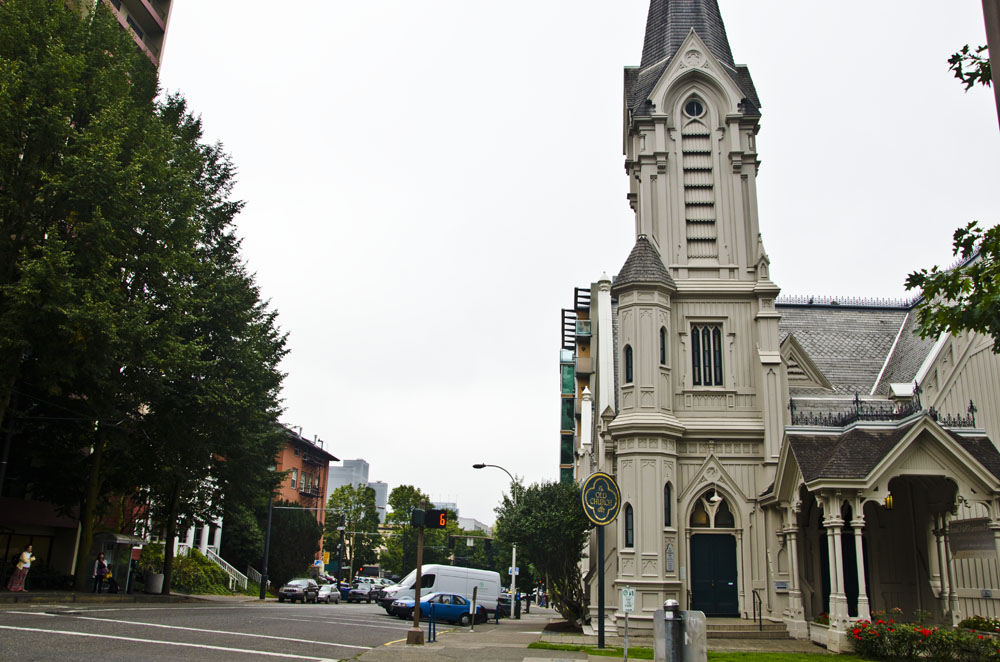
#> input picture churchLeft.png, 1000 x 662 px
$ python image_stitching.py
#> lines starting #> are read from the running program, lines starting #| are printed output that depends on the picture; after the words box and inside, x2 and y2 are one past the last pixel; in counts of white or black regions, pixels touching at a corner belong together
import numpy as np
import cv2

np.set_printoptions(suppress=True)

# Loading grayscale images for keypoint detection
img1 = cv2.imread('churchLeft.png', 0)
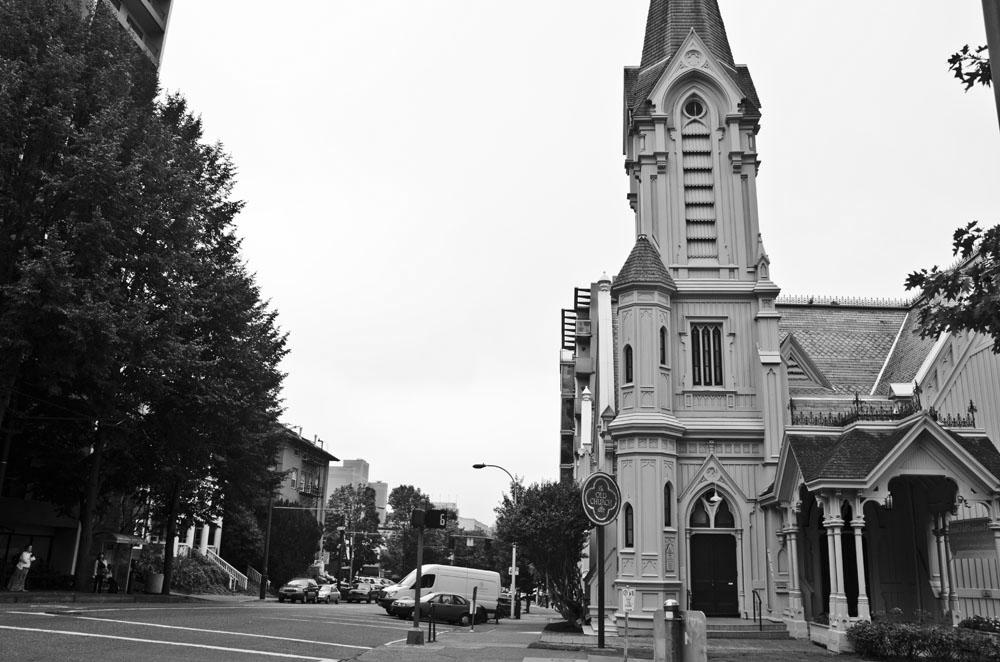
#> img1: shape (662, 1000); min 0, max 255, mean 140.8
img2 = cv2.imread('churchRight.png', 0)
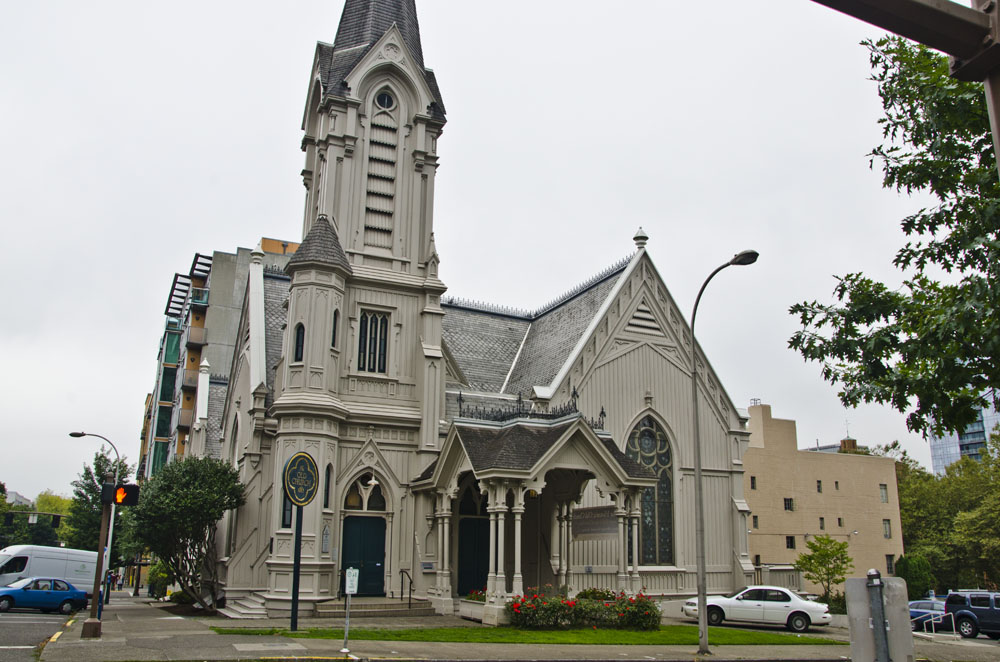
#> input picture churchRight.png, 1000 x 662 px
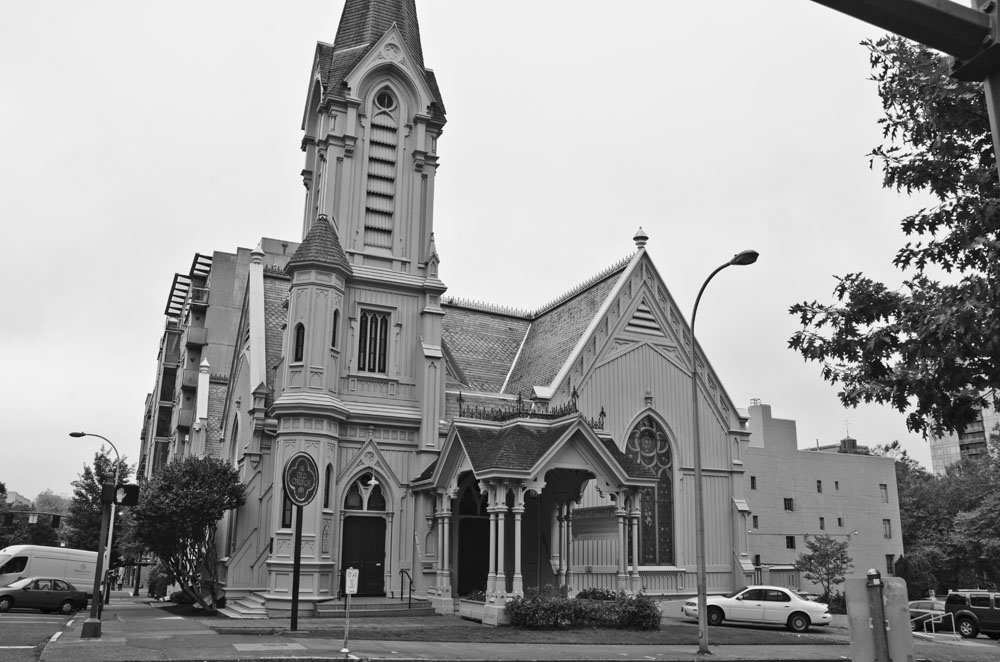
#> img2: shape (662, 1000); min 0, max 255, mean 153.7

# Loading images in color for linear blending
img1_color = cv2.imread('churchLeft.png')
#> img1_color is the input picture: shape (662, 1000, 3); mean B, G, R 134.5, 142.3, 142.2
img2_color = cv2.imread('churchRight.png')
#> img2_color is the input picture: shape (662, 1000, 3); mean B, G, R 148.1, 154.9, 154.8

# SIFT keypoints and descriptors
sift = cv2.xfeatures2d.SIFT_create()
kp1, des1 = sift.detectAndCompute(img1, None)
#> kp1 = 3655 keypoints; strongest (x, y, size): (122, 369, 2.3), (153, 297, 1.9), (128, 288, 1.8), (217, 487, 2)
kp2, des2 = sift.detectAndCompute(img2, None)
#> kp2 = 4494 keypoints; strongest (x, y, size): (976, 359, 1.9), (955, 131, 1.8), (871, 161, 1.8), (748, 258, 11.2)

# Match descriptors
bf = cv2.BFMatcher()
matches = bf.knnMatch(des1, des2, k=2)
#> matches = 3655 matches

# Ratio test for filtering "good" matches
good = []
for m, n in matches:
    if m.distance < 0.7 * n.distance:
        good.append([m])
#> after the loop, good = 394 matches

# Extracting matching points from the keypoints
pts1 = np.zeros((len(good), 2), np.float32)
#> pts1 = 394 pairs, first value 0 to 0, second value 0 to 0
pts2 = np.zeros((len(good), 2), np.float32)
#> pts2 = 394 pairs, first value 0 to 0, second value 0 to 0
for i in range(len(good)):
    pts1[i] = kp1[good[i][0].queryIdx].pt
    pts2[i] = kp2[good[i][0].trainIdx].pt
#> after the loop, pts1 = 394 pairs, first value 196.6 to 978, second value 24.81 to 653.4; pts2 = 394 pairs, first value 40.97 to 887.1, second value 7.98 to 625.4

# OpenCV Homography Matrix
H, _ = cv2.findHomography(pts1, pts2, cv2.RANSAC, 5.0)
#> H = [[1.69, -0.136, -586.6], [0.393, 1.44, -278.6], [0.000711, -2.08e-05, 1]]

# Getting dimensions of the color images
h1, w1 = img1_color.shape[:2]
#> h1 = 662; w1 = 1000
h2, w2 = img2_color.shape[:2]
#> h2 = 662; w2 = 1000

# Defining the four corners of left image as homogenous coordinates
corners_img1 = np.array([
    [0, 0, 1],
    [w1, 0, 1],
    [0, h1, 1],
    [w1, h1, 1]
], dtype=np.float32)

# Projecting the corners of left image using homography matrix
projected_corners = []
for pt in corners_img1:
    proj = H @ pt   # Applying the homography to each corner
    proj /= proj[2] # Normalizing to 2D coordinates
    projected_corners.append(proj[:2])
#> this loop made 4 passes
#> proj on passes 1 to 4: [-586.6, -278.6, 1], [645.8, 66.65, 1], [-685.8, 686.5, 1], [598.1, 630.4, 1]
#> after the loop, projected_corners = [[-586.6, -278.6], [645.8, 66.65], [-685.8, 686.5], [598.1, 630.4]]

projected_corners = np.array(projected_corners)

# Defining the four corners of right image
corners_img2 = np.array([
    [0, 0],
    [w2, 0],
    [0, h2],
    [w2, h2]
], dtype=np.float32)

# Calcuating the bounds for the panorama for the final image
all_x = np.concatenate((projected_corners[:, 0], corners_img2[:, 0]))
#> all_x = [-586.6, 645.8, -685.8, 598.1, 0, 1000, 0, 1000]
all_y = np.concatenate((projected_corners[:, 1], corners_img2[:, 1]))
#> all_y = [-278.6, 66.65, 686.5, 630.4, 0, 0, 662, 662]

# Finding the smallest and largest x and y values for determining the panorama's size
min_x = int(np.floor(np.min(all_x)))
#> min_x = -686
max_x = int(np.ceil(np.max(all_x)))
#> max_x = 1000
min_y = int(np.floor(np.min(all_y)))
#> min_y = -279
max_y = int(np.ceil(np.max(all_y)))
#> max_y = 687

# Getting the width and height of the panorama
pan_width = max_x - min_x
#> pan_width = 1686
pan_height = max_y - min_y
#> pan_height = 966
offset_x = -min_x   # Offsets for x and y coordinates
#> offset_x = 686
offset_y = -min_y
#> offset_y = 279

# Creating an empty image for the panorama and a weight mask for linear blending
panorama = np.zeros((pan_height, pan_width, 3), dtype=np.float32)
weight = np.zeros((pan_height, pan_width), dtype=np.float32)

# Pasting right image into the panorama
for y in range(h2):
    for x in range(w2):
        px = x + offset_x   # x-coordinates in panorama
        py = y + offset_y   # y-coordinates in panorama
        if 0 <= px < pan_width and 0 <= py < pan_height:
            panorama[py, px] = img2_color[y, x]     # Copying pixels to panorama
            weight[py, px] = 1.0
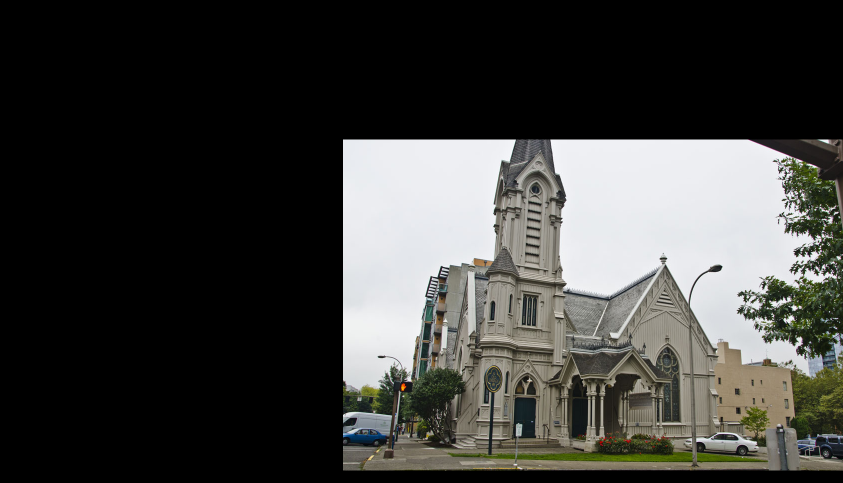
#> panorama: shape (966, 1686, 3) float32 (shown at 1/2 size); mean B, G, R 60.2, 63, 62.9
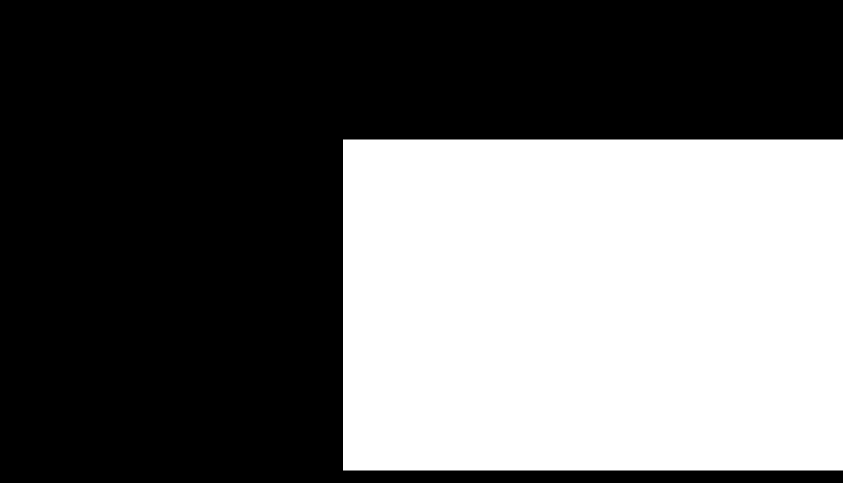
#> weight: shape (966, 1686) float32 (shown at 1/2 size); values 0 (black) and 1 (white), 40.6% white; 1 white region, box (x1, y1, x2, y2) and area: (686, 279, 1686, 941) 662000

# Computing the overlap between both images based on the projected corners
right_start = offset_x
#> right_start = 686
left_proj = (H @ np.array([w1, 0, 1])).flatten()    # Projecting the rightmost corner of the left image
#> left_proj = [1104.7, 114, 1.71]
left_proj /= left_proj[2]   # Normalizing to 2D coordinates
#> left_proj = [645.8, 66.65, 1]
left_end = int(left_proj[0]) + offset_x     # Finding the x-coordinates of the left most corner in the panorama
#> left_end = 1331

# Defining overlapping region (where images overlap each other)
overlap_start = max(right_start, 0)
#> overlap_start = 686
overlap_end = min(left_end, pan_width - 1)
#> overlap_end = 1331
blend_width = overlap_end - overlap_start if overlap_end > overlap_start else 1
#> blend_width = 645

# Warp img1 using the inverse homography matrix
H_inv = np.linalg.inv(H)
#> H_inv = [[0.461, 0.0474, 283.7], [-0.189, 0.676, 77.24], [-0.000332, -1.96e-05, 0.8]]
for y in range(pan_height):
    for x in range(pan_width):
        pt_pan = np.array([x - offset_x, y - offset_y, 1.0]) # Panorama coordinates
        pt_img1 = H_inv @ pt_pan    # Mapping back to left image space
        pt_img1 /= pt_img1[2]       # Normalizing to 2D coordinates

        x1, y1 = pt_img1[0], pt_img1[1] # Getting x and y coordinates from left image
        x1_int = int(np.floor(x1))      # Converting to pixel coordinates to integers
        y1_int = int(np.floor(y1))

        # Checking if point is within the bounds of left image
        if 0 <= x1_int < w1 and 0 <= y1_int < h1:
            pixel = img1_color[y1_int, x1_int]
            if weight[y, x] > 0:
                # If pixel in panorama is already covered by right image, blend them together
                if overlap_start <= x <= overlap_end:
                    alpha = float(x - overlap_start) / blend_width  # Linear blending coefficient
                    panorama[y, x] = alpha * panorama[y, x] + (1 - alpha) * pixel   # Linear blending
                else:
                    panorama[y, x] = pixel  # Otherwise, copy the pixel from left image
            else:
                panorama[y, x] = pixel  # If right image is NOT covered, copy the pixel from the left image
            weight[y, x] += 1.0     # Setting a weight to mark the pixel as "covered"
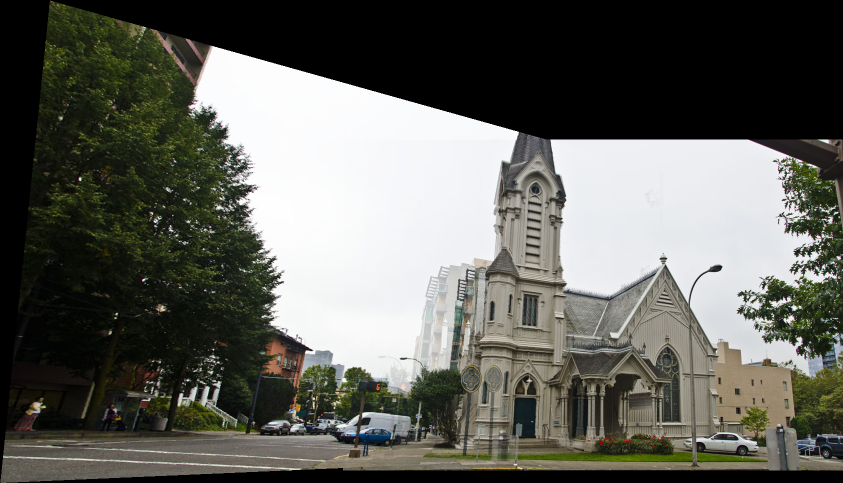
#> panorama: shape (966, 1686, 3) float32 (shown at 1/2 size); mean B, G, R 91.9, 98.5, 97.8
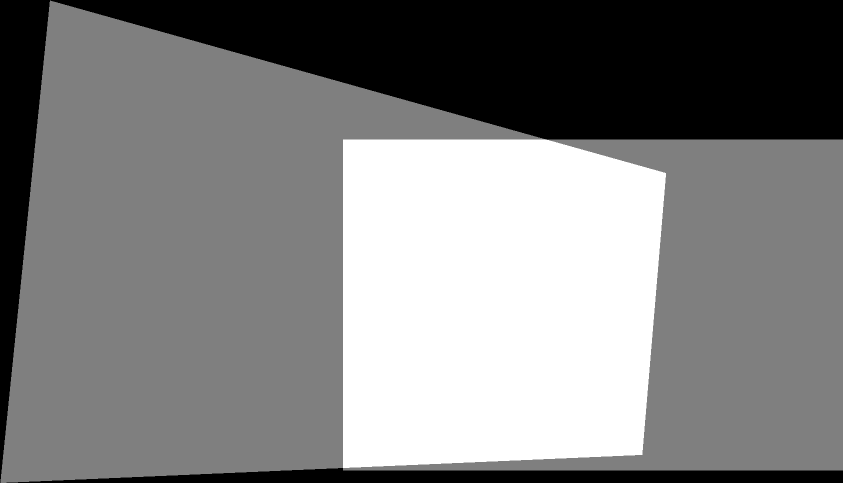
#> weight: shape (966, 1686) float32 (shown at 1/2 size); min 0, max 2, mean 1; drawn with min black and max white

# Convert to displayable format and save the final panorama
panorama = np.clip(panorama, 0, 255).astype(np.uint8)
#cv2.imwrite('image.png', panorama_uint8)
cv2.imshow('Panorama', panorama)
cv2.waitKey(0)
cv2.destroyAllWindows()
